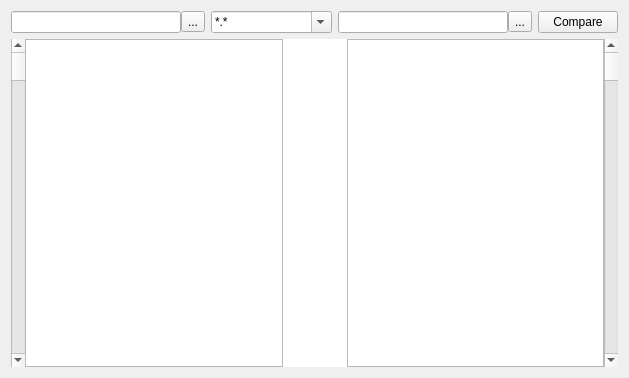
<?xml version="1.0" encoding="UTF-8"?>
<ui version="4.0">
 <class>Md5SyncWidget</class>
 <widget class="QWidget" name="Md5SyncWidget">
  <property name="geometry">
   <rect>
    <x>0</x>
    <y>0</y>
    <width>629</width>
    <height>378</height>
   </rect>
  </property>
  <property name="windowTitle">
   <string>Form</string>
  </property>
  <layout class="QVBoxLayout" name="verticalLayout">
   <item>
    <layout class="QHBoxLayout" name="horizontalLayout_4">
     <item>
      <layout class="QHBoxLayout" name="horizontalLayout">
       <property name="spacing">
        <number>0</number>
       </property>
       <item>
        <widget class="QLineEdit" name="leftPathLineEdit"/>
       </item>
       <item>
        <widget class="QToolButton" name="leftPathButton">
         <property name="text">
          <string>...</string>
         </property>
        </widget>
       </item>
      </layout>
     </item>
     <item>
      <widget class="QComboBox" name="filterComboBox">
       <property name="editable">
        <bool>true</bool>
       </property>
       <item>
        <property name="text">
         <string>*.*</string>
        </property>
       </item>
       <item>
        <property name="text">
         <string>*.jpg;*.jpeg;*.png</string>
        </property>
       </item>
       <item>
        <property name="text">
         <string>*.mov;*.mp4</string>
        </property>
       </item>
       <item>
        <property name="text">
         <string>*.mp3</string>
        </property>
       </item>
      </widget>
     </item>
     <item>
      <layout class="QHBoxLayout" name="horizontalLayout_3">
       <property name="spacing">
        <number>0</number>
       </property>
       <item>
        <widget class="QLineEdit" name="rightPathLineEdit"/>
       </item>
       <item>
        <widget class="QToolButton" name="rightPathButton">
         <property name="text">
          <string>...</string>
         </property>
        </widget>
       </item>
      </layout>
     </item>
     <item>
      <widget class="QPushButton" name="compareButton">
       <property name="text">
        <string>Compare</string>
       </property>
      </widget>
     </item>
    </layout>
   </item>
   <item>
    <layout class="QHBoxLayout" name="horizontalLayout_5">
     <property name="spacing">
      <number>0</number>
     </property>
     <item>
      <widget class="QScrollBar" name="leftVerticalScrollBar">
       <property name="orientation">
        <enum>Qt::Vertical</enum>
       </property>
      </widget>
     </item>
     <item>
      <widget class="QTableView" name="leftTableView">
       <property name="verticalScrollBarPolicy">
        <enum>Qt::ScrollBarAlwaysOff</enum>
       </property>
       <property name="editTriggers">
        <set>QAbstractItemView::NoEditTriggers</set>
       </property>
       <property name="alternatingRowColors">
        <bool>true</bool>
       </property>
       <property name="selectionMode">
        <enum>QAbstractItemView::ExtendedSelection</enum>
       </property>
       <property name="selectionBehavior">
        <enum>QAbstractItemView::SelectRows</enum>
       </property>
       <property name="sortingEnabled">
        <bool>true</bool>
       </property>
       <property name="wordWrap">
        <bool>false</bool>
       </property>
       <attribute name="horizontalHeaderShowSortIndicator" stdset="0">
        <bool>true</bool>
       </attribute>
       <attribute name="verticalHeaderVisible">
        <bool>false</bool>
       </attribute>
      </widget>
     </item>
     <item>
      <widget class="QGraphicsView" name="graphicsView">
       <property name="maximumSize">
        <size>
         <width>64</width>
         <height>16777215</height>
        </size>
       </property>
       <property name="autoFillBackground">
        <bool>false</bool>
       </property>
       <property name="frameShape">
        <enum>QFrame::NoFrame</enum>
       </property>
       <property name="lineWidth">
        <number>0</number>
       </property>
       <property name="interactive">
        <bool>false</bool>
       </property>
       <property name="renderHints">
        <set>QPainter::Antialiasing</set>
       </property>
      </widget>
     </item>
     <item>
      <widget class="QTableView" name="rightTableView">
       <property name="verticalScrollBarPolicy">
        <enum>Qt::ScrollBarAlwaysOff</enum>
       </property>
       <property name="editTriggers">
        <set>QAbstractItemView::NoEditTriggers</set>
       </property>
       <property name="alternatingRowColors">
        <bool>true</bool>
       </property>
       <property name="selectionMode">
        <enum>QAbstractItemView::ExtendedSelection</enum>
       </property>
       <property name="selectionBehavior">
        <enum>QAbstractItemView::SelectRows</enum>
       </property>
       <property name="sortingEnabled">
        <bool>true</bool>
       </property>
       <property name="wordWrap">
        <bool>false</bool>
       </property>
       <attribute name="horizontalHeaderShowSortIndicator" stdset="0">
        <bool>true</bool>
       </attribute>
       <attribute name="verticalHeaderVisible">
        <bool>false</bool>
       </attribute>
      </widget>
     </item>
     <item>
      <widget class="QScrollBar" name="rightVerticalScrollBar">
       <property name="orientation">
        <enum>Qt::Vertical</enum>
       </property>
      </widget>
     </item>
    </layout>
   </item>
  </layout>
 </widget>
 <resources/>
 <connections/>
</ui>
